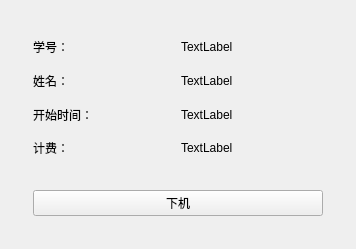
<?xml version="1.0" encoding="UTF-8"?>
<ui version="4.0">
 <class>RentMachineWindowClass</class>
 <widget class="QWidget" name="RentMachineWindowClass">
  <property name="geometry">
   <rect>
    <x>0</x>
    <y>0</y>
    <width>356</width>
    <height>249</height>
   </rect>
  </property>
  <property name="windowTitle">
   <string>RentMachineWindow</string>
  </property>
  <layout class="QVBoxLayout" name="verticalLayout">
   <item>
    <widget class="QStackedWidget" name="stackedWidget">
     <widget class="QWidget" name="page_on_use">
      <layout class="QVBoxLayout" name="verticalLayout_4">
       <item>
        <widget class="QWidget" name="widget_6" native="true">
         <layout class="QGridLayout" name="gridLayout">
          <item row="0" column="0">
           <widget class="QLabel" name="label_3">
            <property name="text">
             <string>学号：</string>
            </property>
           </widget>
          </item>
          <item row="0" column="1">
           <widget class="QLabel" name="label_4">
            <property name="text">
             <string>TextLabel</string>
            </property>
           </widget>
          </item>
          <item row="1" column="0">
           <widget class="QLabel" name="label_5">
            <property name="text">
             <string>姓名：</string>
            </property>
           </widget>
          </item>
          <item row="1" column="1">
           <widget class="QLabel" name="label_6">
            <property name="text">
             <string>TextLabel</string>
            </property>
           </widget>
          </item>
          <item row="2" column="0">
           <widget class="QLabel" name="label_7">
            <property name="text">
             <string>开始时间：</string>
            </property>
           </widget>
          </item>
          <item row="2" column="1">
           <widget class="QLabel" name="label_8">
            <property name="text">
             <string>TextLabel</string>
            </property>
           </widget>
          </item>
          <item row="3" column="0">
           <widget class="QLabel" name="label_9">
            <property name="text">
             <string>计费：</string>
            </property>
           </widget>
          </item>
          <item row="3" column="1">
           <widget class="QLabel" name="label_10">
            <property name="text">
             <string>TextLabel</string>
            </property>
           </widget>
          </item>
         </layout>
        </widget>
       </item>
       <item>
        <widget class="QWidget" name="widget_5" native="true">
         <property name="sizePolicy">
          <sizepolicy hsizetype="Preferred" vsizetype="Fixed">
           <horstretch>0</horstretch>
           <verstretch>0</verstretch>
          </sizepolicy>
         </property>
         <layout class="QHBoxLayout" name="horizontalLayout_4">
          <item>
           <widget class="QPushButton" name="pushButton_3">
            <property name="text">
             <string>下机</string>
            </property>
           </widget>
          </item>
         </layout>
        </widget>
       </item>
      </layout>
     </widget>
     <widget class="QWidget" name="page_no_use">
      <layout class="QVBoxLayout" name="verticalLayout_3">
       <item>
        <widget class="QWidget" name="widget_2" native="true">
         <layout class="QVBoxLayout" name="verticalLayout_2">
          <item>
           <widget class="QWidget" name="widget_3" native="true">
            <property name="sizePolicy">
             <sizepolicy hsizetype="Preferred" vsizetype="Fixed">
              <horstretch>0</horstretch>
              <verstretch>0</verstretch>
             </sizepolicy>
            </property>
            <layout class="QHBoxLayout" name="horizontalLayout">
             <item>
              <widget class="QLineEdit" name="lineEdit_user_id"/>
             </item>
             <item>
              <widget class="QPushButton" name="pushButton_find_user">
               <property name="text">
                <string>查找</string>
               </property>
              </widget>
             </item>
            </layout>
           </widget>
          </item>
          <item>
           <widget class="QWidget" name="widget_4" native="true">
            <property name="sizePolicy">
             <sizepolicy hsizetype="Preferred" vsizetype="Fixed">
              <horstretch>0</horstretch>
              <verstretch>0</verstretch>
             </sizepolicy>
            </property>
            <layout class="QHBoxLayout" name="horizontalLayout_2">
             <item>
              <widget class="QLabel" name="label">
               <property name="text">
                <string>姓名：</string>
               </property>
              </widget>
             </item>
             <item>
              <widget class="QLabel" name="label_user_name">
               <property name="text">
                <string>未知</string>
               </property>
              </widget>
             </item>
            </layout>
           </widget>
          </item>
         </layout>
        </widget>
       </item>
       <item>
        <widget class="QWidget" name="widget" native="true">
         <property name="sizePolicy">
          <sizepolicy hsizetype="Preferred" vsizetype="Fixed">
           <horstretch>0</horstretch>
           <verstretch>0</verstretch>
          </sizepolicy>
         </property>
         <layout class="QHBoxLayout" name="horizontalLayout_3">
          <item>
           <widget class="QPushButton" name="pushButton_rent">
            <property name="text">
             <string>上机</string>
            </property>
           </widget>
          </item>
         </layout>
        </widget>
       </item>
      </layout>
     </widget>
    </widget>
   </item>
  </layout>
 </widget>
 <layoutdefault spacing="6" margin="11"/>
 <resources/>
 <connections/>
</ui>
